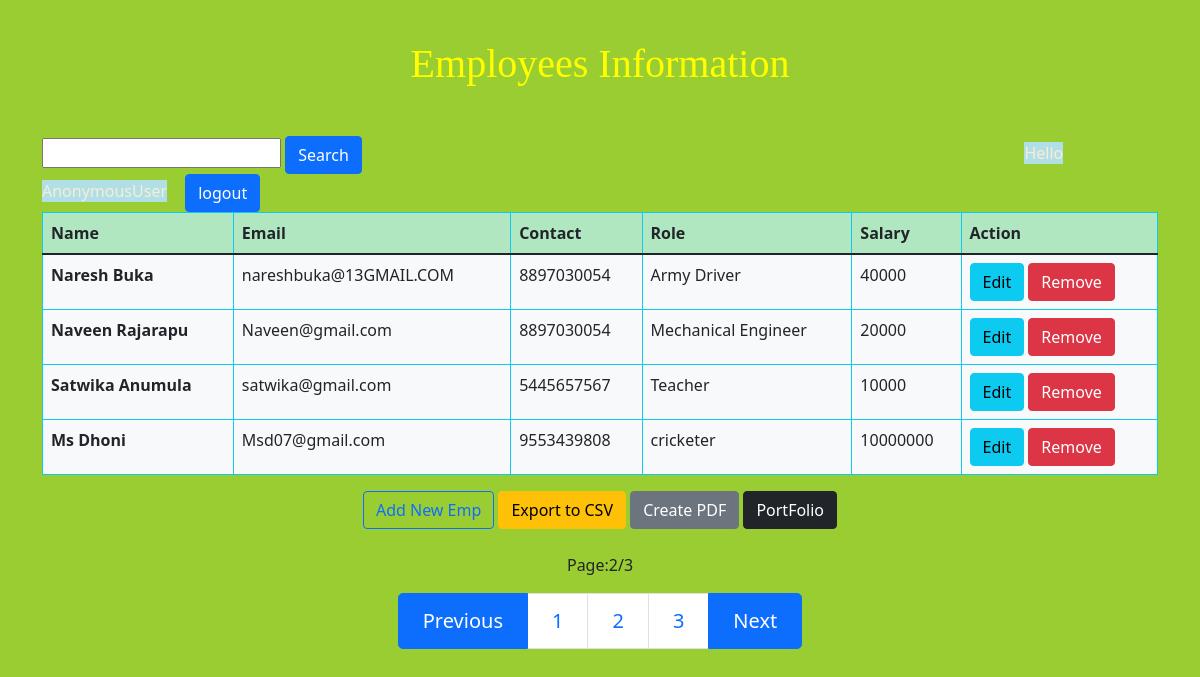
The page /list/?page=2 on the database its author committed.
### members/models.py (models this page shows, shortened)
class Employee(models.Model):
  name    = models.CharField(max_length=200)
  email   = models.EmailField()
  contact = models.CharField(max_length=20)
  role    = models.CharField(max_length=200)
  salary  = models.IntegerField()
  id      = models.UUIDField(default=uuid.uuid4, unique=True, primary_key=True, editable=False)

### members/views.py (the view)
# urls.py: path('list/', views.employees_list, name='employees-list'),
def employees_list(request):
  employees = Employee.objects.all()
  page = Paginator(employees,4)
  page_list = request.GET.get('page') #the code is not clear..
  page = page.get_page(page_list)
  myfilter = EmployeeFilter(request.GET, queryset=employees)
  employees = myfilter.qs
  context = {
    'page':page,
    'myfilter':myfilter,
  }
  return render(request, 'employee/list.html', context)

### members/templates/employee/list.html (shortened to what this page needs)
  {% extends 'employee/base.html' %}
{% block content %}
    <h1 style="text-align: center; padding-top: 1em; padding-bottom: 1em;font-family: cursive;">Employees Information</h1>
<form action="{% url 'members:searchbar' %}" method="get">
<input type="text" name="search"/>
    <button class="btn btn-primary" type="submit">Search</button>
    <span>Hello {{user}}</span>
    <a  class="btn btn-primary " href="{% url 'members:logout' %}">logout</a>
</form>
    <table class="table table-hover table-bordered border-info" border="1">
        <thead>
            <tr>
                <th scope="col" class="success">Name</th>
                <th scope="col">Email</th>
                <th scope="col">Contact</th>
                <th scope="col">Role</th>
                <th scope="col">Salary</th>
                <th scope="col">Action</th>
            </tr>
        </thead>
        <tbody>
            {% for emp in page.object_list %}
                <tr class='bg-light'>
                    <th scope="row">{{ emp.name }}</th>
                    <td class="danger">{{ emp.email }}</td>
                    <td class="danger">{{ emp.contact }}</td>
                    <td class="danger">{{ emp.role }}</td>
                    <td>{{ emp.salary }}</td>
                    <td>
                        <a class="btn btn-info" href="{% url 'members:edit-employee' emp.id %}">Edit</a>
                        <a class="btn btn-danger" title="delete this user" href="{% url 'members:delete-employee' emp.id %}">Remove</a>
                    </td>
                </tr>
            {% endfor %}
        </tbody>
    </table>
    <div class="text-center">
        <a href="{% url 'members:create-employee' %}"><button type="button" class="btn btn-outline-primary">Add New Emp
        </button></a>
         <a href="{% url 'members:exportcsv' %}">
            <button type="button" class="btn btn-warning">Export to CSV</button></a>
              <a class="btn btn-secondary" href="{% url 'members:createpdf' %}">Create PDF</a>
 <a href="{% url 'members:port-folio'%}">
    <button type="submit" class="btn btn-dark">PortFolio</button> </a>
</div>
    <br>
    <nav aria-label="...">
        <p>Page:{{page.number}}/{{ page.paginator.num_pages}}</p>
        <ul class="pagination justify-content-center pagination-lg">
            {% if page.has_previous %}
          <li class="page-item active " aria-current="page">
           <a class="page-link" href="{% url 'members:employees-list' %}?page={{ page.prev_page_number }}">Previous</a>
            {% endif %}
          </li>
          {% for num_page in page.paginator.page_range %} <br>
          {% if page.number == num_page %}
          <li class="page-item " aria-current="page">
            <a class="page-link" href="{% url 'members:employees-list' %}?page={{ num_page }}">{{ num_page }}</a>
          </li>
          {% else %}
          <li class="page-item " aria-current="page">
            <a class="page-link" href="{% url 'members:employees-list' %}?page={{ num_page }}">{{ num_page }}</a>
          </li>
          {% endif %}
           <br>
          {% endfor %}
            {% if page.has_next %}
            <li class="page-item active " aria-current="page">
            <a class="page-link" href="{% url 'members:employees-list' %}?page={{ page.next_page_number}}">Next</a>
            {% endif %}
            </li>
      </nav>
      </div>
{% endblock content %}

### members/templates/employee/base.html (style rules this page uses)
table { color:red; background-color: rgb(176, 230, 192); }
h1 { color:yellow; }
body { background-color:yellowgreen; }
span { background-color: red; color: black; }
nav { background-color: yellowgreen; text-align: center; }
ul { text-align: center; }
span { color: antiquewhite; background-color: powderblue; margin: 0 14px 0 59%; text-transform: capitalize; }

### rows shown on the page
Employee: name "Naresh Buka", email "nareshbuka@13GMAIL.COM", contact "8897030054", role "Army Driver", salary "40000"
Employee: name "Naveen Rajarapu", email "Naveen@gmail.com", contact "8897030054", role "Mechanical Engineer", salary "20000"
Employee: name "Satwika Anumula", email "satwika@gmail.com", contact "5445657567", role "Teacher", salary "10000"
Employee: name "Ms Dhoni", email "Msd07@gmail.com", contact "9553439808", role "cricketer", salary "10000000"

### other values the page prints
{{ user }} "AnonymousUser"
{{ page.number }} "2"
{{ page.paginator.num_pages }} "3"
{{ num_page }} "1" "3"
{{ num_page }} "2"
